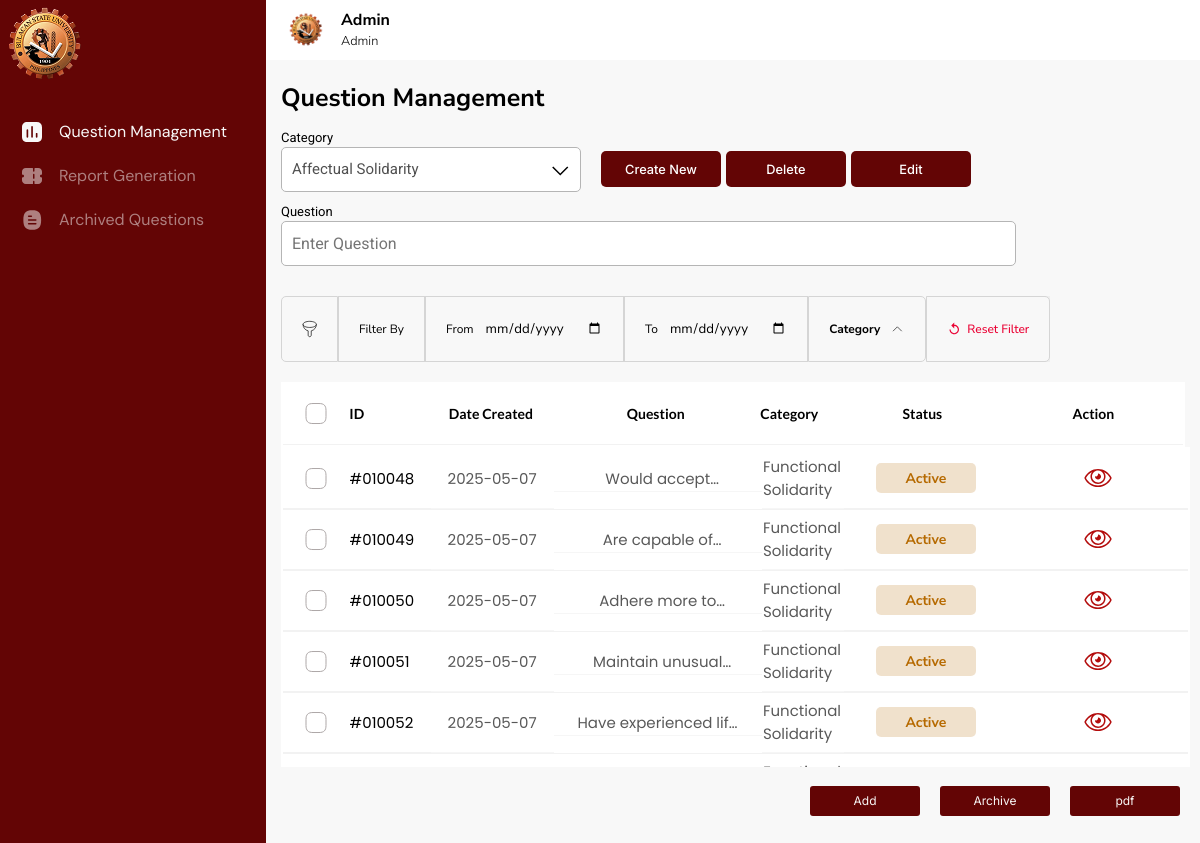
/Question Management.php?sort=category&order=descend (signed in), run on the app's committed database.
### tables this page shows
CREATE TABLE `categories` (
  `id` int(11) NOT NULL,
  `name` varchar(255) NOT NULL
);

CREATE TABLE `questions` (
  `question_id` int(11) NOT NULL,
  `question` text NOT NULL,
  `category` varchar(255) DEFAULT NULL,
  `status` enum('Active','Archived') DEFAULT 'Active',
  `date_created` date DEFAULT curdate(),
  `category_id` int(11) DEFAULT NULL
);

### Question Management.php (the view, shortened to what this page needs)
<html lang="en">
<?php
include './database/checkAdmin.php';
$orderBy = "question_id";
$orderDir = "ASC";
if (isset($_GET['sort'])) {
    if ($_GET['sort'] == "category") {
        $orderBy = "category";
    }
}
if (isset($_GET['order']) && $_GET['order'] == "descend") {
    $orderDir = "DESC";
}
$stmt = $conn->prepare('SELECT * FROM categories');
$stmt->execute();
$result = $stmt->get_result();
$categories = $result->fetch_all(MYSQLI_ASSOC);
$fromDate = $_GET['from_date'] ?? '';
$toDate = $_GET['to_date'] ?? '';
$tab = $_GET['tab'] ?? 'Active';
$sql = "SELECT * FROM questions WHERE status = ? ";
$params = [$tab];
$sql .= "ORDER BY $orderBy $orderDir";
$stmt = $conn->prepare($sql);
$stmt->bind_param(str_repeat("s", count($params)), ...$params);
$stmt->execute();
$result = $stmt->get_result();
$questions = $result->fetch_all(MYSQLI_ASSOC);
?>
<head>
    <link rel="stylesheet" href="styles/sidebar.css">
    <link rel="stylesheet" href="styles/admin.css">
    <link rel="stylesheet" href="styles/adminheader.css">
    <link rel="stylesheet" href="styles/questionmng.css">
</head>
<body>
    <div class="dashboard">
        <?php
        include './components/adminSidebar.php'
            ?>
        <div class="mainTab">
            <?php
            include './components/adminHeader.php'
                ?>
            <div class="questionmng">
                <p style="padding-top:20px; font-weight:bold; font-size:25px; user-select: none;">Question Management
                </p>
                <p style="margin-top: 10px; font-family: Roboto, serif; font-size: 13px; user-select: none;">Category
                </p>
                <div class="category-div">
                    <div class="category">
                        <div class="selectNew" onclick="toggleDropdown()">
                            <p data-id="<?php echo $categories[0]["id"] ?>" id="selected-category">
                                <?php echo $categories[0]["name"] ?>
                            </p>
                            <div class="select">
                                <svg id="arrow" width="22" height="22" viewBox="0 0 22 22" fill="none"
                                    xmlns="http://www.w3.org/2000/svg">
                                    <path d="M19.25 8.5L12.25 15.5L5.25 8.5" stroke="#000000" stroke-width="1.5"
                                        stroke-linecap="square"></path>
                                </svg>
                            </div>
                        </div>
                    </div>
                    <div class="category-btns">
                        <div class="category-btn" onclick="addCategory()">Create New</div>
                        <div class="category-btn" onclick="deleteCategory()">Delete</div>
                        <div class="category-btn" onclick="editCategory()">Edit</div>
                    </div>
                </div>
                <div class="username">
                    <p style=" user-select: none;">Question</p>
                    <input style=" user-select: none;" type="text" id="add-question" placeholder="Enter Question" />
                </div>
                <div class="table-container">
                    <div class="filter-bar">
                        <div class="sortDiv sortIcon">
                        </div>
                        <div class="sortDiv">Filter By</div>
                        <div class="sortDiv">
                            <label for="from">From</label>
                            <input id="from" type="date" value="<?= $fromDate ?>" onchange="updateToDate()" />
                        </div>
                        <div class="sortDiv">
                            <label for="to">To</label>
                            <input id="to" type="date" value="<?= $toDate ?>" onchange="updateFromDate()" />
                        </div>
                        <div>
                            <a class="categoryDiv sortDiv"
                                href="?sort=category&order=<?= ($orderDir == 'ASC') ? 'descend' : 'ascend' ?>">
                                <p>Category</p>
                                <svg class="categoryfilter" id="Arrow - Down 2" width="24" height="24"
                                    viewBox="0 0 24 24" fill="none" xmlns="http://www.w3.org/2000/svg">
                                    <path d="M19.25 8.5L12.25 15.5L5.25 8.5" stroke="#000000" strokeWidth="1.5"
                                        strokeLinecap="square">
                                    </path>
                                </svg>
                            </a>
                        </div>
                        <button>
                            <a class="sortDiv reset-filter" href="?">
                                Reset Filter
                            </a></button>
                    </div>
                    <div class="table">
                        <table class="top-table">
                            <thead>
                                <tr>
                                    <th>
                                        <label for="tmp1">
                                        </label>
                                    </th>
                                    <th>ID</th>
                                    <th>Date Created</th>
                                    <th>Question</th>
                                    <th>Category</th>
                                    <th>Status</th>
                                    <th>Action</th>
                                </tr>
                            </thead>
                        </table>
                       <div class="table-div">
                       <table style="width: calc(100% - 5px);">
                            <tbody>
                                <?php foreach ($questions as $row): ?>
                                    <tr>
                                        <td><input id="<?= $row['question_id'] ?>" type="checkbox" onchange="toggle(this)">
                                            <label for="<?= $row['question_id'] ?>">
                                            </label>
                                        </td>
                                        <td>#<?php echo sprintf("%03d%03d", $row['category_id'], $row['question_id']); ?>
                                        </td>
                                        <td><?= $row['date_created'] ?></td>
                                        <td><?= $row['question'] ?></td>
                                        <td><?= $row['category'] ?></td>
                                        <td>
                                            <div class="activeStatus status"><?= $row['status'] ?></div>
                                        </td>
                                        <td
                                            onclick="openModal('#<?php echo sprintf('%03d%03d', $row['category_id'], $row['question_id']); ?>', '<?php echo $row['question'] ?>', '<?= $row['category'] ?>','<?= $row['date_created'] ?>', '<?= $row['status'] ?>')">
                                        </td>
                                    </tr>
                                <?php endforeach; ?>
                            </tbody>
                        </table>
                       </div>
                    </div>
                </div>
                <div class="buttons">
                    <div onclick="add()" class="bottom-button">Add</div>
                    <div onclick="archive()" class="bottom-button">Archive</div>
                    <div class="bottom-button">pdf</div>
                </div>
            </div>
        </div>
    </div>
</body>
</html>

### styles/sidebar.css (style rules this page uses)
* { margin: 0; }
a:link { text-decoration: none; }

### styles/admin.css (style rules this page uses)
* { margin: 0; box-sizing: border-box; }
.dashboard { display: flex; min-height: 100%; }
.mainTab { width: 100%; background-color: #F8F8F8; }

### data on the page
categories: name "Affectual Solidarity"
questions: category "010", question_id "048", date_created "2025-05-07", question "Would…", category "Functional Solidarity", status "Active"
questions: category "010", question_id "049", date_created "2025-05-07", question "Are capable…", category "Functional Solidarity", status "Active"
questions: category "010", question_id "050", date_created "2025-05-07", question "Adhere more…", category "Functional Solidarity", status "Active"
questions: category "010", question_id "051", date_created "2025-05-07", question "Maintain…", category "Functional Solidarity", status "Active"
questions: category "010", question_id "052", date_created "2025-05-07", question "Have experienced…", category "Functional Solidarity", status "Active"

### other printed values
$_SESSION['user_name'] "Admin"
